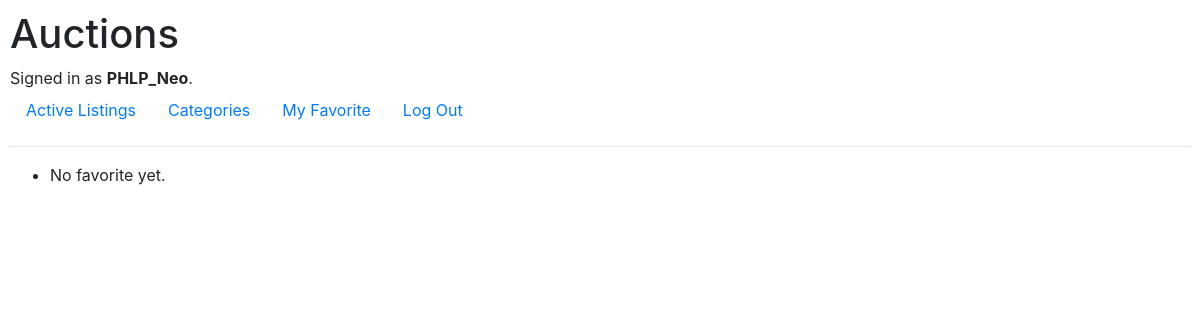
The app's page /my_fav (signed in), older data.
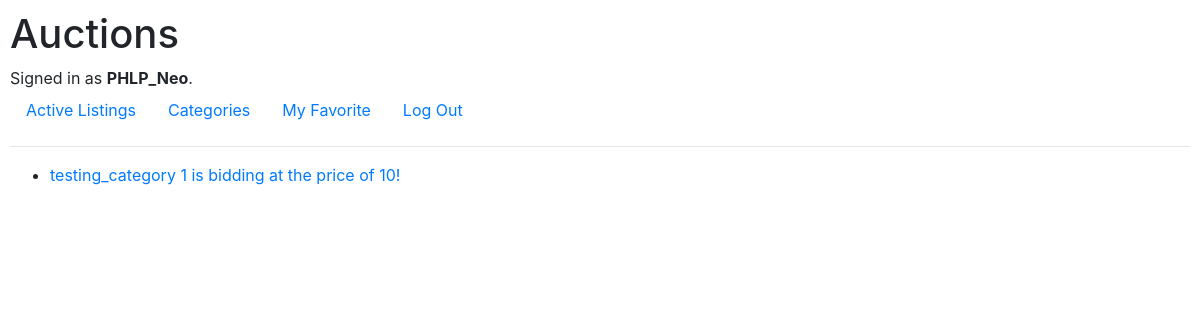
The same page, newer data.
### auctions/models.py (models this page shows)
class Auction_Listing(models.Model):
    title = models.CharField(max_length=64)
    description = models.TextField()
    listing_image_link = models.URLField(blank=True, null=True)
    category = models.CharField(blank=True, null=True, max_length=64)
    bid_price= models.IntegerField()
    owner = models.ForeignKey(User, related_name='owner_listings', on_delete=models.CASCADE)
    winner = models.ForeignKey(User, related_name='winner_listings', on_delete=models.CASCADE, blank=True, null=True)
    def __str__(self):
        return f"{self.title} is bidding at the price of {self.bid_price}!"

### auctions/views.py (the view)
# urls.py: path("my_fav", views.my_fav, name = "my_fav"),
@login_required(login_url="/login?s=t")
def my_fav(request):
    user = request.user
    return render(request, "auctions/my_favorite.html", {
        "favorites":user.watchlist.all()
    })

### auctions/templates/auctions/my_favorite.html
{% extends "auctions/layout.html" %}
{% block body %}
{% if user.is_authenticated %}
<ul>
    {% for favorite in favorites%}
    <li><a href="{% url 'show_listing' favorite.id %}">{{favorite}}</a></li>
    {% empty %}
    <li>No favorite yet.</li>
    {%endfor%}
</ul>
{% endif %}
{% endblock %}

Row changes from the older to the newer data that the page shows:
added Auction_Listing: title+bid_price "testing_category 1 is bidding at the price of 10!"
Text that changed along with them:
text no longer shown: "No favorite yet."
